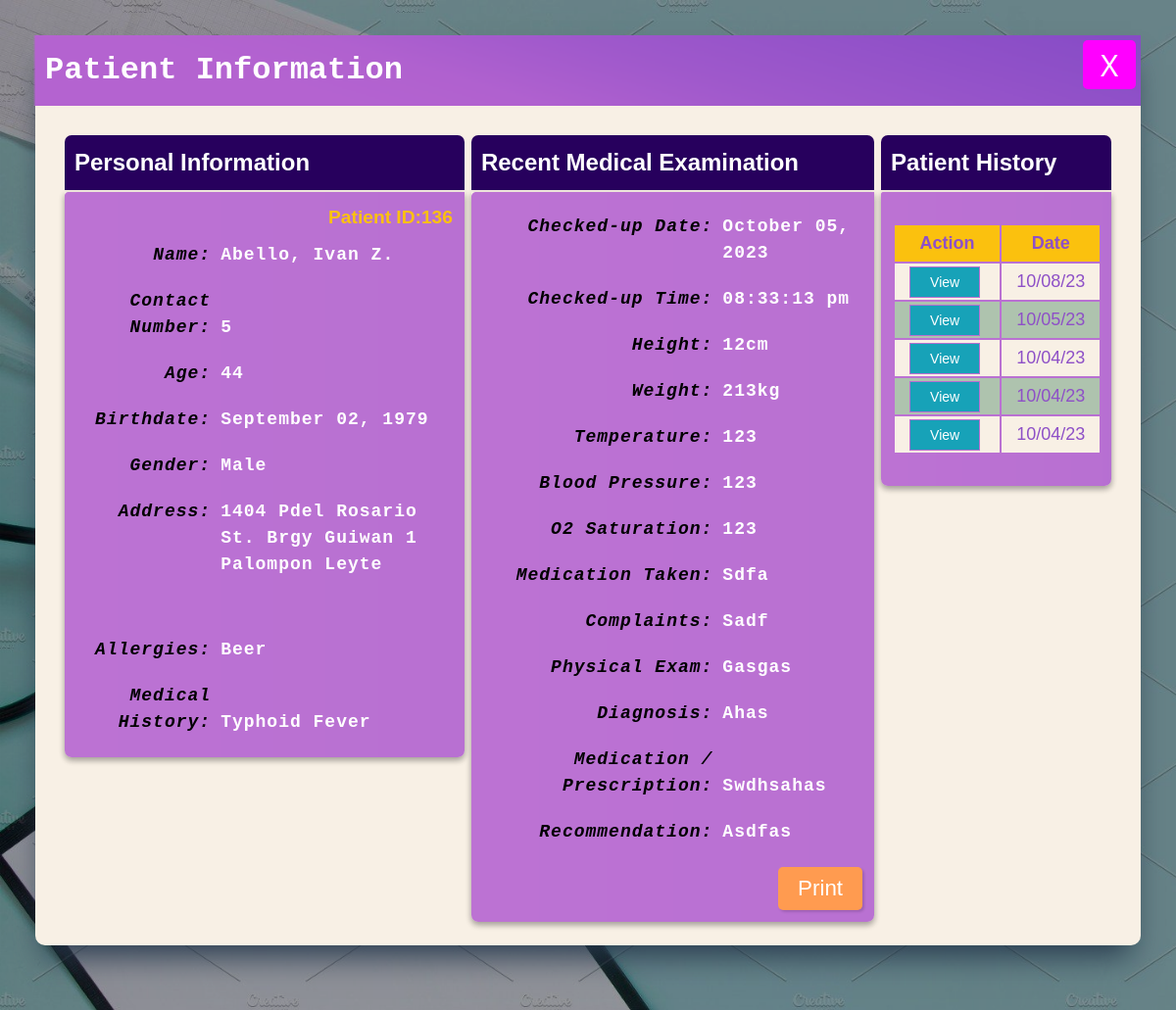
The app's page /patient_info.php?view_id=136&view_history_id=511 (signed in) with its own data.
### tables this page shows
CREATE TABLE `medical_record` (
  `medical_record_id` int(11) NOT NULL,
  `id` int(11) NOT NULL,
  `height` varchar(11) NOT NULL,
  `weight` varchar(11) NOT NULL,
  `pulse` varchar(11) NOT NULL,
  `blood_pressure` varchar(11) NOT NULL,
  `respiratory_rate` varchar(11) NOT NULL,
  `allergies` varchar(100) NOT NULL,
  `findings` varchar(100) NOT NULL,
  `remarks` varchar(100) NOT NULL,
  `checked_up_date` date NOT NULL,
  `checked_up_time` time NOT NULL,
  `am_pm` varchar(11) NOT NULL,
  `temperature` float NOT NULL,
  `saturation` int(11) NOT NULL,
  `taken` varchar(300) NOT NULL,
  `complaints` varchar(300) NOT NULL,
  `history` varchar(300) NOT NULL,
  `medication` varchar(300) NOT NULL,
  `physical` varchar(100) NOT NULL,
  `recommendation` varchar(255) NOT NULL
);

CREATE TABLE `personal_info` (
  `id` int(11) NOT NULL,
  `firstName` varchar(32) NOT NULL,
  `lastName` varchar(32) NOT NULL,
  `middleName` varchar(32) NOT NULL,
  `gender` varchar(11) NOT NULL,
  `age` bigint(32) NOT NULL,
  `contact` varchar(32) NOT NULL,
  `civil_status` varchar(32) NOT NULL,
  `religion` varchar(32) NOT NULL,
  `birthdate` date NOT NULL,
  `birthplace` varchar(32) NOT NULL,
  `occupation` varchar(32) NOT NULL,
  `address` varchar(255) NOT NULL
);

### patient_info.php (the view, shortened to what the rows shown need)
<?php include "header.php"; ?>
<body id="patient_info" class="drawer drawer--right">
    <?php
    $view_id = $_GET['view_id'];
    if (isset( $_GET['view_history_id'])) {
        $view_history_id = $_GET['view_history_id'];
        global $connection,
        $firstName,
        $lastName,
        $middleName,
        $age,
        $gender,
        $contact,
        $birthdate,
        $address,
        $height,
        $pulse,
        $weight,
        $blood_pressure,
        $allergies,
        $findings,
        $checked_up_date,
        $checked_up_time,
        $am_pm,
        $temperature,
        $saturation,
        $taken,
        $complaints,
        $history,
        $medication,
        $physical,
        $recommendation;
        $query = "SELECT personal_info.*, medical_record.*
        FROM personal_info
        INNER JOIN medical_record ON personal_info.id = medical_record.id
        WHERE personal_info.id = $view_id AND medical_record.medical_record_id = $view_history_id";
        $result = mysqli_query($connection,$query);
        if ($result) {
               while ($row = mysqli_fetch_assoc($result)) {
                   $firstName = $row['firstName'];
                   $lastName = $row['lastName'];
                   $middleName = $row['middleName'];
                   $age = $row['age'];
                   $gender = $row['gender'];
                   $contact = $row['contact'];
                   $birthdate = $row['birthdate'];
                   $address = $row['address'];
                   $height = $row['height'];
                   $weight = $row['weight'];
                   $blood_pressure = $row['blood_pressure'];
                   $allergies = $row['allergies'];
                   $findings = $row['findings'];
                   $checked_up_time = $row['checked_up_time'];
                   $am_pm = $row['am_pm'];
                   $temperature = $row['temperature'];
                   $saturation = $row['saturation'];
                   $taken = $row['taken'];
                   $complaints = $row['complaints'];
                   $history = $row['history'];
                   $medication = $row['medication'];
                   $physical = $row['physical'];
                   $recommendation = $row['recommendation'];
             }
            }
    }
    else {
        displayRecentMedRec();
    }
                      ?>
	<div class="l_bg">
		<div class="l_container l_wrap clearfix">
			<div class="l_main_contents">
				<div class="l_card ">
					<div class="l_poster_area">
                    <h1 class="c_ttl_type01">Patient <br class="sp_show"> Information</h1>
                    <div class="l_right_content_inside_bg bg_none">
                                        <form action="" method="post" class="l_edit_form">
                                            <div class="l_info_container_main_container">
                                                <div class="">
                                                <h2 class="c_ttl_type02">Personal Information</h2>
                                                <div class="flex l_info_container c_update_personal_info_btn_relative">
                                                    <div class="l_personal_information">
                                                        <table class="c_personal_info_table">
                                                            <tr>
                                                                <td><p><?php echo $lastName.", ".$firstName. " " . substr($middleName, 0, 1). ".";?></p></td>
                                                            </tr>
                                                            <tr>
                                                                <td>Contact Number:</td>
                                                                <td><?php echo $contact?></td>
                                                            </tr>
                                                            <tr>
                                                                <td>Age:</td>
                                                                <td><?php echo $age?></td>
                                                            </tr>
                                                            <tr>
                                                                <td>Birthdate:</td>
                                                                <td><?php echo convertDate_index($birthdate) ?></td>
                                                            </tr>
                                                            <tr>
                                                                <td>Gender:</td>
                                                                <td><?php echo $gender?></td>
                                                            </tr>
                                                            <tr>
                                                                <td>Address:</td>
                                                                <td><?php echo $address?></td>
                                                            </tr>
                                                            <tr>
                                                                <td>Allergies:</td>
                                                                <td><?php echo $allergies?></td>
                                                            </tr>
                                                            <tr>
                                                                <td>Medical History:</td>
                                                                <td><?php echo $history?></td>
                                                            </tr>
                                                        </table>
                                                    </div>
                                                </div>
                                                </div>
                                                <div class="mat10 l_recent_med_exam" id="l_recent_med_exam">
                                                <h2 class="c_ttl_type02 ">Recent Medical Examination</h2>
                                                    <div class="flex l_info_container c_update_medical_record_btn_relative">
                                                    <table class="c_personal_info_table">
                                                            <tr>
                                                                <td>Checked-up Time:</td>
                                                                <td><?php echo $checked_up_time ." ".$am_pm?></td>
                                                            </tr>
                                                            <tr>
                                                                <td>Height:</td>
                                                                <td><?php echo $height?>cm</td>
                                                            </tr>
                                                            <tr>
                                                                <td>Weight:</td>
                                                                <td><?php echo $weight?>kg</td>
                                                            </tr>
                                                            <tr>
                                                                <td>Temperature:</td>
                                                                <td><?php echo $temperature?></td>
                                                            </tr>
                                                            <tr>
                                                                <td>Blood Pressure:</td>
                                                                <td><?php echo $blood_pressure?></td>
                                                            </tr>
                                                            <tr>
                                                                <td>O2 Saturation:</td>
                                                                <td><?php echo $saturation?></td>
                                                            </tr>
                                                            <tr>
                                                                <td>Medication Taken:</td>
                                                                <td><?php echo $taken?></td>
                                                            </tr>
                                                            <tr>
                                                                <td>Complaints:</td>
                                                                <td><?php echo $complaints?></td>
                                                            </tr>
                                                            <tr>
                                                                <td>Physical Exam:</td>
                                                                <td><?php echo $physical?></td>
                                                            </tr>
                                                            <tr>
                                                                <td>Diagnosis:</td>
                                                                <td><?php echo $findings?></td>
                                                            </tr>
                                                            <tr>
                                                                <td>Medication / Prescription:</td>
                                                                <td><?php echo $medication?></td>
                                                            </tr>
                                                            <tr>
                                                                <td>Recommendation:</td>
                                                                <td><?php echo $recommendation?></td>
                                                            </tr>
                                                        </table>
                                                    </div>
                                                </div>
                                                <div class=" l_recent_med_exam">
                                                <h2 class="c_ttl_type02 ">Patient History</h2>
                                                    <div class="flex l_info_container c_update_medical_record_btn_relative">
                                                            <div class="l_personal_information">
                                                            <div class="l_table_container">
                                                                <table class="c_table_type01">
                                                                    <tr>
                                                                        <th>Action</th>
                                                                        <th>Date</th>
                                                                    </tr>
                                                                    <?php
                                                                    $query = "SELECT * FROM medical_record WHERE id = $view_id
                                                                    ORDER BY checked_up_date desc, checked_up_time Desc";
                                                                    $result = mysqli_query($connection,$query);
                                                                    if(isset($result)) {
                                                                        while ($row = mysqli_fetch_assoc($result)) {
                                                                            $id = $row['medical_record_id'];
                                                                            $findings = $row['findings'];
                                                                            $checked_up_date = date("m/d/y", strtotime($row['checked_up_date']));
                                                                            $medication = $row['medication'];
                                                                            if ($findings && $medication) {
                                                                                echo "<tr>";
                                                                                echo "<td>
                                                                                <div class='operation_btn'>
                                                                                <button name='view_btn' class='c_view_btn c_view_history sp_hidden'><a href='patient_info.php?view_id=".$view_id."&view_history_id=".$id."'>View</a></button>
                                                                                <button name='view_btn' class='c_view_btn c_view_history sp_show'><a href='patient_info.php?view_id=".$view_id."&view_history_id=".$id."#l_recent_med_exam'>View</a></button>
                                                                                </div>
                                                                                </td>";
                                                                                echo "<td>".$checked_up_date."</td>";
                                                                                echo "</tr>";
                                                                            }
                                                                        }
                                                                    }
                                                                    ?>
                                                                </table>
                                                            </div>
                                                    </div>
                                                    </div>
                                                </div>
                                            </div>
                                        </form>
                                </div>
                    </div>
				</div>
			</div>
			</div>
		</div>
<?php
include "footer.php";
?>

### records on screen
medical_record: id.lastName "Abello", id.firstName "Ivan", id.middleName "Z", id.contact "5", id.age "44", id.birthdate "September 02, 1979", id.gender "Male", id.address "1404 Pdel Rosario St. Brgy Guiwan 1 Palompon Leyte", allergies "Beer", history "Typhoid Fever", checked_up_time "08:33:13", am_pm "pm", height "12", weight "213", temperature "123", blood_pressure "123", saturation "123", taken "Sdfa", complaints "Sadf", physical "Gasgas", findings "Ahas", medication "Swdhsahas", recommendation "Asdfas", checked_up_date "10/05/23"
medical_record: checked_up_date "10/08/23"
medical_record: checked_up_date "10/04/23"
medical_record: checked_up_date "10/04/23"
medical_record: checked_up_date "10/04/23"

### other values on screen
$view_id "136"
convertDate_index($checked_up_date) "October 05, 2023"
